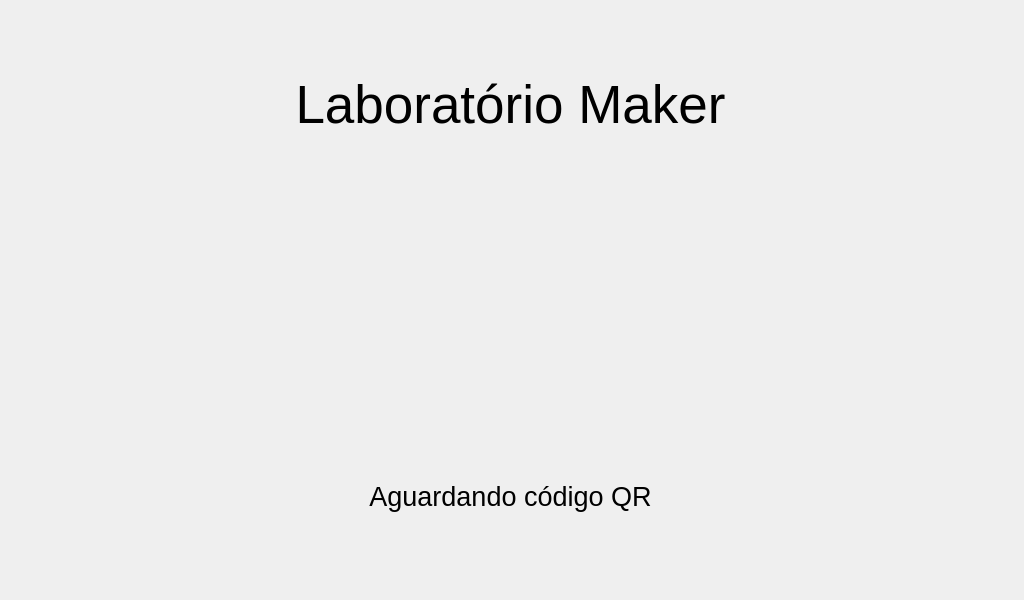
<?xml version="1.0" encoding="UTF-8"?>
<ui version="4.0">
 <class>MainWindow</class>
 <widget class="QMainWindow" name="MainWindow">
  <property name="windowModality">
   <enum>Qt::NonModal</enum>
  </property>
  <property name="enabled">
   <bool>true</bool>
  </property>
  <property name="geometry">
   <rect>
    <x>0</x>
    <y>0</y>
    <width>1024</width>
    <height>600</height>
   </rect>
  </property>
  <property name="sizePolicy">
   <sizepolicy hsizetype="Fixed" vsizetype="Fixed">
    <horstretch>0</horstretch>
    <verstretch>0</verstretch>
   </sizepolicy>
  </property>
  <property name="minimumSize">
   <size>
    <width>1024</width>
    <height>600</height>
   </size>
  </property>
  <property name="maximumSize">
   <size>
    <width>1024</width>
    <height>600</height>
   </size>
  </property>
  <property name="windowTitle">
   <string>LabMaker</string>
  </property>
  <property name="windowIcon">
   <iconset>
    <normaloff>../Imagens/ico.png</normaloff>../Imagens/ico.png</iconset>
  </property>
  <property name="toolButtonStyle">
   <enum>Qt::ToolButtonIconOnly</enum>
  </property>
  <property name="tabShape">
   <enum>QTabWidget::Rounded</enum>
  </property>
  <widget class="QWidget" name="centralwidget">
   <widget class="QWidget" name="verticalLayoutWidget">
    <property name="geometry">
     <rect>
      <x>0</x>
      <y>10</y>
      <width>1021</width>
      <height>581</height>
     </rect>
    </property>
    <layout class="QVBoxLayout" name="verticalLayout">
     <property name="sizeConstraint">
      <enum>QLayout::SetNoConstraint</enum>
     </property>
     <property name="leftMargin">
      <number>0</number>
     </property>
     <property name="topMargin">
      <number>0</number>
     </property>
     <item>
      <widget class="QLabel" name="label_labmaker">
       <property name="font">
        <font>
         <family>Ubuntu</family>
         <pointsize>40</pointsize>
         <underline>false</underline>
         <strikeout>false</strikeout>
         <kerning>true</kerning>
        </font>
       </property>
       <property name="layoutDirection">
        <enum>Qt::LeftToRight</enum>
       </property>
       <property name="autoFillBackground">
        <bool>false</bool>
       </property>
       <property name="frameShape">
        <enum>QFrame::NoFrame</enum>
       </property>
       <property name="text">
        <string>Laboratório Maker</string>
       </property>
       <property name="alignment">
        <set>Qt::AlignCenter</set>
       </property>
       <property name="wordWrap">
        <bool>false</bool>
       </property>
      </widget>
     </item>
     <item>
      <widget class="QLabel" name="stream">
       <property name="maximumSize">
        <size>
         <width>1024</width>
         <height>600</height>
        </size>
       </property>
       <property name="text">
        <string/>
       </property>
       <property name="pixmap">
        <pixmap>924x450.png</pixmap>
       </property>
       <property name="alignment">
        <set>Qt::AlignCenter</set>
       </property>
      </widget>
     </item>
     <item>
      <widget class="QLabel" name="aguardando">
       <property name="maximumSize">
        <size>
         <width>16777215</width>
         <height>1024</height>
        </size>
       </property>
       <property name="font">
        <font>
         <family>Ubuntu</family>
         <pointsize>20</pointsize>
        </font>
       </property>
       <property name="text">
        <string>Aguardando código QR</string>
       </property>
       <property name="alignment">
        <set>Qt::AlignCenter</set>
       </property>
      </widget>
     </item>
    </layout>
   </widget>
  </widget>
 </widget>
 <resources/>
 <connections/>
</ui>
